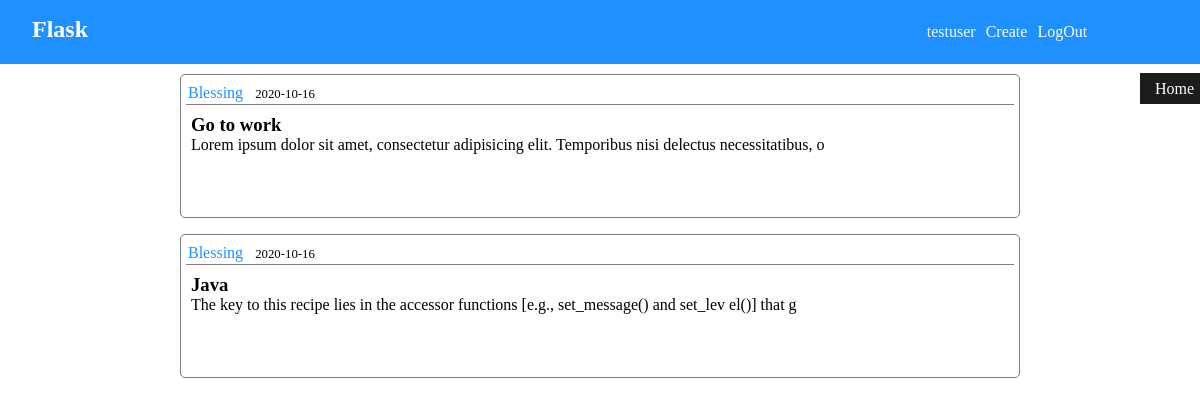
The app's page /author/blessing (signed in) with its own data.
### flask1/models.py (models this page shows, shortened)
class User(db.Model, UserMixin):
    id = db.Column(db.Integer, primary_key = True)
    username = db.Column(db.String(30), unique = True, nullable = False)
    email = db.Column(db.String(30), unique = True, nullable = False)
    password = db.Column(db.String(30), nullable = False )
    post = db.relationship('Post', backref = 'writer', lazy = True)
    def __str__(self):
        return f'{self.username}'

class Post(db.Model):
    id = db.Column(db.Integer, primary_key = True)
    title = db.Column(db.String(40), nullable = False )
    content = db.Column(db.Text, nullable = False )
    date_posted = db.Column(db.DateTime, nullable = False, default = datetime.utcnow)
    user_id = db.Column(db.Integer, db.ForeignKey('user.id'), nullable = False )

### flask1/blog.py (the view)
@blog.route('/author/<string:author>',methods = ['GET'])
def author_post(author):
    author = User.query.filter_by(username = author).first()
    posts = Post.query.order_by(models.Post.date_posted.desc()).filter_by(writer = author).all()
    return render_template('post/author.html', posts =posts)

### flask1/auth.py (called while the page is built)
@current_app.before_request
def before_request():
    user_id = session.get('user_id')
    if not user_id:
        g.user = None
    else:
        g.user = User.query.get(user_id)

@login_manager.user_loader
def load_user(user_id):
    return User.query.get(user_id)

### flask1/Templates/post/author.html (shortened to what this page needs)
{% extends 'base.html'%}  {% block style %}
<link rel="stylesheet" href="{{url_for('static', filename = 'article.css')}}"> {% endblock %} {% block content%}
<div class="contain">
    <div class="wrapper">
        {% for post in posts%}
        <div class="post">
            <div class="top">
                <a href="{{url_for('blog.author_post', author = post.writer)}}">
                    {{post.writer}}
                </a>
                <span> {{post.date_posted.strftime('%Y-%m-%d')}}</span>
            </div>
            <a href="{{url_for('blog.detail_page',id = post.id )}}">
                <div class="bottom">
                    <h3>{{post.title}}</h3>
                    <p>{{post.content[:100]}}</p>
                </div>
            </a>
        </div>
        {% endfor %}
    </div>
</div>
{% endblock %}

### flask1/Templates/base.html (shortened to what this page needs)
<!DOCTYPE html>
<html lang="en">
<head>
    <link rel="stylesheet" href="{{url_for('static', filename = 'style.css')}}"> {% block style %}{% endblock %}
</head>
<body>
    <div class="container">
        <header>
            <div class="head-wrapper">
                <h1>Flask</h1>
            </div>
            <nav class="nav-bar">
                <ul>
                    {% if g.user %}
                    <li style="color:aliceblue;">{{g.user['username']}}</li>
                    <li>
                        <a href="{{url_for('blog.create_page')}}">Create</a></li>
                    <li><a href="{{url_for('auth.logout')}}">LogOut</a></li>
                    {% else %}
                    <li><a href="{{url_for('auth.register')}}"> Register</a></li>
                    <li><a href="{{url_for('auth.login')}}">Login</a></li>
                </ul>
                {% endif %}
            </nav>
        </header>
        <div class="tag">
            <a href="{{url_for('blog.home_page')}}">
                    Home
                </a>
        </div>
         {% block content %} {% endblock %}
    </div>
</body>
</html>

### flask1/static/style.css (style rules this page uses)
* { margin: 0; padding: 0; box-sizing: border-box; }
.container { width: 100vw; height: auto; }
header { padding: 1rem; height: 8vh; width: 100%; background-color: #1e90ff; }
.head-wrapper { display: inline-block; width: 10%; margin-left: 1rem; }
.head-wrapper>h1 { font-size: 1.5rem; color: #fff; }
.nav-bar { display: inline-block; width: 80%; height: 100%; }
.nav-bar>ul { width: 100%; height: 100%; display: flex; justify-content: flex-end; }
.nav-bar ul li { list-style-type: none; margin-left: 10px; }
.nav-bar ul li a { color: #fff; text-decoration: none; font-weight: 300; }
.tag { display: inline-block; position: fixed; top: 10vh; left: 86.5vw; z-index: 10; }
.tag a { padding: 7px 15px; background-color: rgb(29, 27, 27); color: white; text-decoration: none; }
@media screen and (min-width: 900px) { .tag { left: 93vw; } }
@media screen and (min-width: 1200px) { .tag { left: 95vw; } }

### flask1/static/article.css (style rules this page uses)
.contain { width: 100%; display: flex; justify-content: center; }
.wrapper { width: 70%; }
.post { height: 9rem; border: 1px solid rgba(0, 0, 0, 0.5); border-radius: 5px; margin: 10px 0; margin-bottom: 1rem; padding: 5px; }
.top { border-bottom: 1px solid rgba(0, 0, 0, 0.5); margin: 4px 0; padding-bottom: 2px; }
.top a { text-transform: capitalize; text-decoration: none; color: #1e90ff; margin-left: 2px; }
.top span { font-size: 0.8rem; margin-left: 0.5rem; }
.post>a { color: black; text-decoration: none; }
.bottom { padding: 5px; }
.bottom h3::first-letter, .bottom p::first-letter { text-transform: capitalize; }

### records on screen
User: user.username "testuser"
Post: writer "Blessing", date_posted "2020-10-16", title "go to work", content "Lorem ipsum dolor sit amet, consectetur adipisicing elit. Temporibus nisi delectus necessitatibus, o"
Post: writer "Blessing", date_posted "2020-10-16", title "Java", content "The key to this recipe lies in the accessor functions [e.g., set_message() and set_lev el()] that g"
